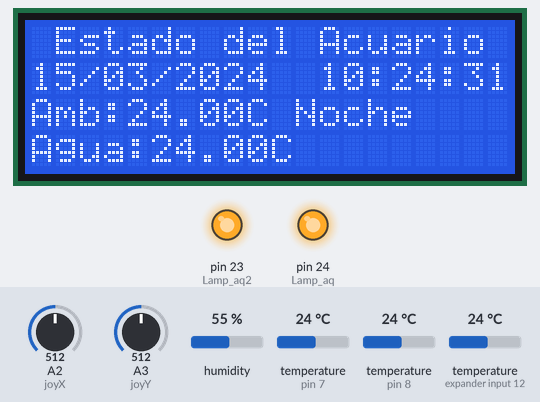
Bench run of a sketch on a simulated Arduino Mega 2560, built with avr-gcc and run on an emulated ATmega2560. Parts: 20×4 character LCD, output pins drawn as LEDs (lit = HIGH). The test bench sets the inputs (shaded band); at power-on: A2 (joyX) = 512, humidity 55 %, temperature (sensors on pin 8, pin 7, expander input 12) 24 °C, A3 (joyY) = 512. The local clock reads 2024-03-15 10:24:30 at power-on unless the sketch sets it; what the sketch prints to the serial monitor is not drawn.

Above: at 2.4 s.
2.5 s: A2 (joyX) set to 526
5.2 s: A2 (joyX) set to 556
At 9.0 s:
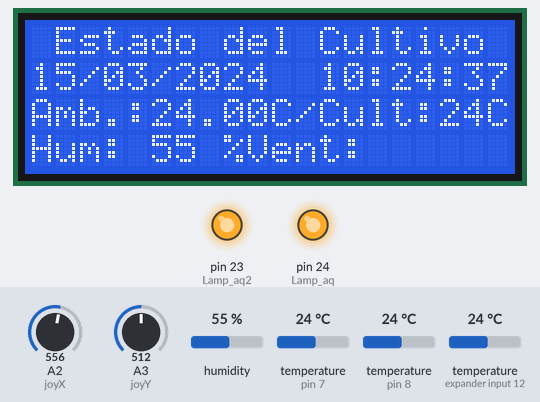
12.4 s: humidity set to 22 %
At 25.6 s:
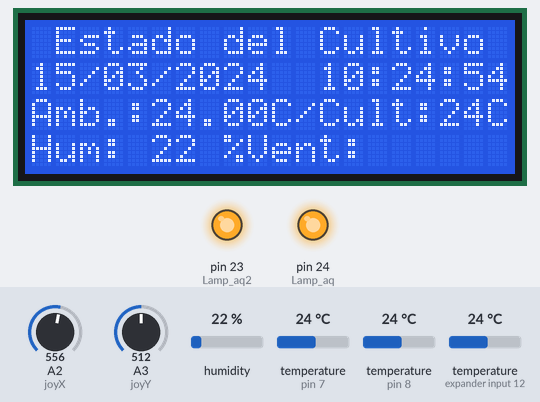
25.8 s: temperature (sensor on pin 8) set to 12 °C
At 28.3 s:
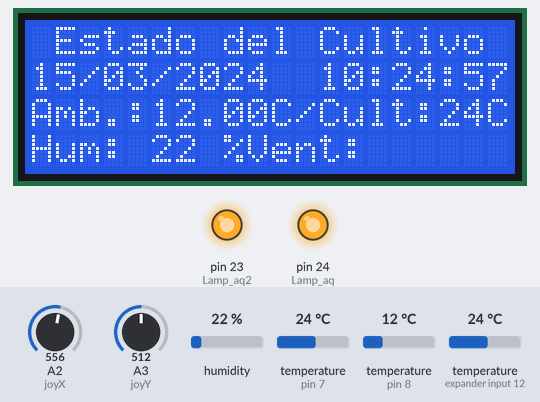
28.5 s: A3 (joyY) set to 531
32.6 s: A3 (joyY) set to 551
At 37.3 s:
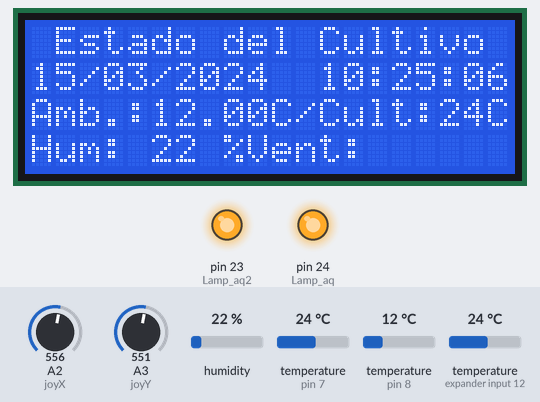
Timing chart, 0 to 38.8 s (numbered marks = the images above; inputs shaded):
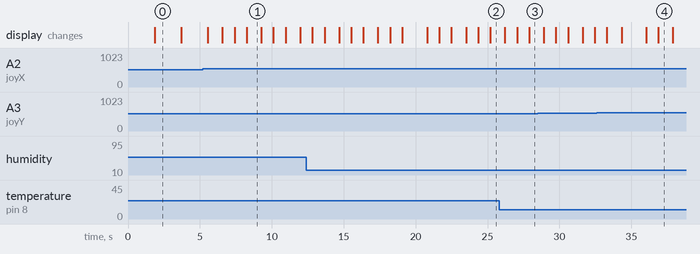

Measured:
- the behaviour switches between 539 and 540 on A2 (joyX) (found by bisection; images 0 and 1)
- after the input at 5.2 s, the display: first differs from a run without the input after 1.4 s (image 1 shows a later state)
- what the display in image 1 shows lasts 1.0 s, from 8.3 s to 9.3 s

The sketch:

intento7.ino
```cpp
#include <Wire.h>    //  libreria para interfaz I2C
#include "RTClib.h"   //  libreria para el manejo del modulo RTC
//#include <RBDdimmer.h> // libreria del dimmer AC
#include <Time.h>
#include <TimeAlarms.h>
#include <OneWire.h>
#include <DallasTemperature.h>
#include <LCD.h>			// libreria para funciones de LCD
#include <LiquidCrystal_I2C.h>		// libreria para LCD por I2C
#include <DHT.h>    // importa la Librerias DHT
#include <DHT_U.h>


RTC_DS3231 rtc; // crea objeto del tipo RTC_DS3231


int cult_sensor = 7;
DHT dht(cult_sensor, DHT11);

//valores para el joystick
#define joyX A2
#define joyY A3


//declaraiones del sensor DHT para el indoor
int Temp_cult;
int Hum_cult ;
int pant = 1;


char daysOfTheWeek[7][4] = {"Dom", "Lun", "Mar", "Mie", "Jue", "Vie", "Sab"};

//creacion objeto pantalla LCD
LiquidCrystal_I2C lcd (0x27, 2, 1, 0, 4, 5, 6, 7); // DIR, E, RW, RS, D4, D5, D6, D7

// Water proof and ambient sensor DS18B20
#define ONE_WIRE_BUS 8
OneWire oneWire(ONE_WIRE_BUS);
DallasTemperature sensors(&oneWire);
// Aquarium status
float aquariumTemp;
float ambientTemp;

uint8_t sensor1[8] = {0x28, 0x20, 0x81, 0x83, 0x29, 0x20, 0x01, 0x7A};
uint8_t sensor2[8] = {0x28, 0xAA, 0x21, 0x57, 0x13, 0x13, 0x02, 0x4D};


//Dimmer para las luces blancas
//#define PIN_SALIDA_DIMMER  3        //Pines del dimmer
//#define ZEROCROSS  2

#define Lamp_aq 24     // donde se encuentra conectado el modulo de rele que corresponde a pin digital 30
#define Lamp_aq2 23    // donde se encuentra conectado el modulo de rele que corresponde a pin digital 31 (desocupado)
//dimmerLamp dimmer(PIN_SALIDA_DIMMER);


String momento; // variable de control para el proceso de Apagado de Luces


// Variables para la definicion de Horarios

//int Dimm;
//int DimMAX = 75;
//int DimMin = 30;
//int dur = 3600;
//unsigned long  dur_temp = 0;
//int Deltadim; //calcula el intervalo de tiempo para el dimmmer
//unsigned long Delta; // convierte Deltadim en milisegundos
//unsigned long tim;  // es el valor de los milis dentro de las funciones de dimmer

//********** Hora de comienzo del amanecer
int horaPrender = 12;
int minutoPrender = 00;

//int hrinidia = 13;
//int mininidia = 00;

//********** Hora de comienzo del atardecer
//int hrfindia = 18;
//int minfindia = 30;

//********** Hora de apagado
int horaApagar = 19;
int minutoApagar = 00;


void setup () {
 Serial.begin(9600);    // inicializa comunicacion serie a 9600 bps
 pinMode(Lamp_aq, OUTPUT);   // pin 52 para las luces secundarias
//dimmer.begin(NORMAL_MODE, OFF);       // si falla la inicializacion del modulo name.begin(MODE, STATE)
 pinMode(Lamp_aq2, OUTPUT);
//Definiciones RTC
 if (!rtc.begin())
  {       // si falla la inicializacion del modulo  Serial.println("Modulo RTC no encontrado !");  // muestra mensaje de error
  while (1);         // bucle infinito que detiene ejecucion del programa
  }
//rtc.adjust(DateTime(__DATE__, __TIME__));
Serial.println("Modulo RTC Ajustado !");
// Use only without RTC
// setTime(13,20,0,27,9,2020);
// Sync time lib with RTC
setSyncProvider(getRTCTime);
setSyncInterval(60 * 60 * 4);
digitalWrite(Lamp_aq, HIGH);
//inicializando pantalla
lcd.setBacklightPin(3,POSITIVE);	// puerto P3 de PCF8574 como positivo
lcd.setBacklight(HIGH);		// habilita iluminacion posterior de LCD
lcd.begin(20,4);			// 20 columnas por 4 lineas para LCD 2004A
lcd.clear();			// limpia pantalla

// iniciando modulo de temperatura y humedad del cultivo
dht.begin();

//inicializando modulos de Temperatura de agua y de ambiente/Humedad

//sensor_t sensor;
sensors.begin();

//inicializacion de funciones para primeras variables

sendstatus();
Statusol();
encendidos();
readSensors();
amb_indoor();
//scr_aqua();
//scr_indur();

}

void loop ()
{
  int xValue = analogRead(joyX);
  int yValue = analogRead(joyY);
  if (yValue>=0 && yValue<=450)
   {
    lcd.clear();
    //lcd.setCursor(0,0);
    scr_aqua();
   }
  if (xValue>=0 && xValue<=450)
  {
    lcd.clear();
    //lcd.setCursor(0,0);
    scr_aqua();
  }
  if (xValue<=1020 && xValue>=540)
   {
     lcd.clear();
     //lcd.setCursor(0,0);
     scr_indur();
   }

  if (yValue<=1020 && yValue>=540)
   {
     lcd.clear();
     //lcd.setCursor(0,0);
     scr_indur();
   }
  if (pant == 1) scr_aqua();
  if (pant == 2) scr_indur();
  Alarm.delay(1000);           // demora de 1 segundo
}

void Statusol()
{
  int  hr = hour();
  int  mini = minute();
  //estas variables internas convierten todas las horas en segundos para evaluar la duracion
  // de los periodos de amanecer y atardecer en base al tiempo disponible antes de la siguiente alarma
  unsigned long int diff;
  unsigned long sec_now = (unsigned long) hr*3600 + (unsigned long) mini*60;
  unsigned long sec_on = (unsigned long)horaPrender*3600 + (unsigned long)minutoPrender*60;
  unsigned long sec_off = (unsigned long)horaApagar*3600 + (unsigned long)minutoApagar*60;
  Serial.println(sec_off);
  Serial.println(sec_now);
  Serial.println(sec_on);
  Serial.println("Paso a verificar el estdo de luces");
  if(sec_now > sec_on && sec_now < sec_off)
    {
      Dia();
      return;
    }
  else Noche();
  return;
}

void sendstatus()
{
  DateTime now = rtc.now();
  //readSensors();
  //amb_indoor();
  Serial.print("LOG");
  Serial.print("||");
  Serial.print(now.year(), DEC);
  Serial.print('/');
  Serial.print(now.month(), DEC);
  Serial.print('/');
  Serial.print(now.day(), DEC);
  Serial.print(" (");
  Serial.print(daysOfTheWeek[now.dayOfTheWeek()]);
  Serial.print(") ");
  Serial.print(now.hour(), DEC);
  Serial.print(':');
  Serial.print(now.minute(), DEC);
  Serial.print(':');
  Serial.print(now.second(), DEC);
  Serial.print("|Ambiente: ");
  Serial.print(ambientTemp);
  Serial.print("C|Acuario: ");
  Serial.print(aquariumTemp);
  Serial.println(" C");
  Serial.print("Temp de cultivo: ");
  Serial.print(Temp_cult);
  Serial.print(" C||Humedad de Cultivo: ");
  Serial.print(Hum_cult);
  return;
}

void scr_indur()
{
  pant=2;
  DateTime now = rtc.now();
  readSensors();
  lcd.setCursor(0, 0);
  lcd.print(" Estado del Cultivo");
  lcd.setCursor(0, 1);
  if (now.day() < 10)  lcd.print('0');
  lcd.print(now.day(), DEC);
  lcd.print('/');
  if (now.month() < 10)  lcd.print('0');
  lcd.print(now.month(), DEC);
  lcd.print('/');
  lcd.print(now.year(), DEC);
  lcd.print("  ");
  if (now.hour() < 10)  lcd.print('0');
  lcd.print(now.hour(), DEC);
  lcd.print(':');
  if (now.minute() < 10)  lcd.print('0');
  lcd.print(now.minute(), DEC);
  lcd.print(':');
  if (now.second() < 10)  lcd.print('0');
  lcd.print(now.second(), DEC);
  lcd.setCursor(0, 2);
  lcd.print("Amb.:");
  lcd.print(ambientTemp);
  lcd.print("C/Cult:");
  lcd.print(Temp_cult);
  lcd.print("C");
  lcd.setCursor(0, 3);
  lcd.print("Hum: ");
  lcd.print(Hum_cult);
  lcd.print(" %");
  lcd.print("Vent:");
//lcd.print("") se debe imprimir el estado de los ventiladores
  lcd.noCursor();			// oculta cursor
//  return;
}

void scr_aqua()
{
  pant=1;
  DateTime now = rtc.now();
  readSensors();
  lcd.setCursor(0, 0);
  lcd.print(" Estado del Acuario");
  lcd.setCursor(0, 1);
  if (now.day() < 10)  lcd.print('0');
  lcd.print(now.day(), DEC);
  lcd.print('/');
  if (now.month() < 10)  lcd.print('0');
  lcd.print(now.month(), DEC);
  lcd.print('/');
  lcd.print(now.year(), DEC);
  lcd.print("  ");
  if (now.hour() < 10)  lcd.print('0');
  lcd.print(now.hour(), DEC);
  lcd.print(':');
  if (now.minute() < 10)  lcd.print('0');
  lcd.print(now.minute(), DEC);
  lcd.print(':');
  if (now.second() < 10)  lcd.print('0');
  lcd.print(now.second(), DEC);
  lcd.setCursor(0, 2);
  lcd.print("Amb:");
  lcd.print(ambientTemp);
  lcd.print("C ");
  lcd.print(momento);
  lcd.setCursor(0, 3);
  lcd.print("Agua:");
  lcd.print(aquariumTemp);
  lcd.print("C");
  lcd.noCursor();			// oculta cursor
  //return;
}

void readSensors()
{
  // obtencion de valor de temperatura
  sensors.requestTemperatures();
  ambientTemp = sensors.getTempC(sensor1);
  aquariumTemp = sensors.getTempC(sensor2);
}


void Dia()
{
  momento = "Dia";
  //dimmer.setState(ON);
  //dimmer.setPower(DimMAX);
  digitalWrite(Lamp_aq, LOW);
  digitalWrite(Lamp_aq2, LOW);
  Serial.println("Dia");
  return;
}

void Noche()
{
   momento = "Noche";
   lcd.setCursor(0, 2);
   lcd.print("                    ");
   //dimmer.setState(OFF);
   digitalWrite(Lamp_aq, HIGH);
   digitalWrite(Lamp_aq2, HIGH);
   Serial.println("Noche");
  }

void encendidos() {
  Alarm.alarmRepeat(horaPrender, minutoPrender, 0, Dia);
  Alarm.alarmRepeat(horaApagar, minutoApagar, 0, Noche);
  Alarm.timerRepeat(10, readSensors);
  Alarm.timerRepeat(10, amb_indoor);
  Alarm.timerRepeat(10, sendstatus);
  Serial.println("Paso a setear las alarmas");
}

void amb_indoor(){
  Temp_cult = dht.readTemperature();  // obtencion de valor de temperatura cultivo
  Hum_cult = dht.readHumidity();   // obtencion de valor de humedad cultivo
}

time_t getRTCTime() {
  DateTime now = rtc.now();
  Serial.println("Sync RTC time");
  return now.unixtime();
}
```
